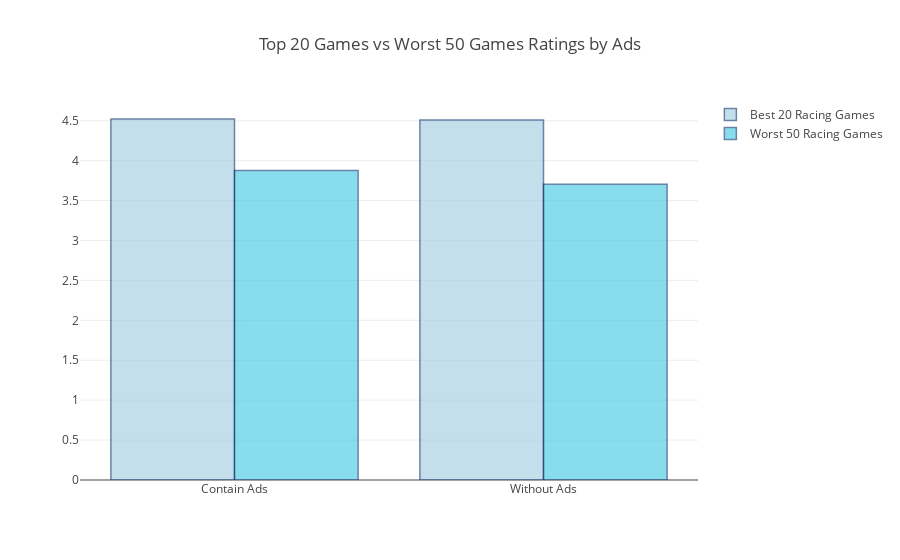

The notebook cell this image was saved under:
### Code cell
#Barchart for Ratings by Ads 

x = ['Contain Ads', 'Without Ads']
y = top20gameads.starrating.tolist()
y2 = bot50gameads.starrating.tolist()


trace1 = go.Bar(
    x=x,
    y=y,
    name = 'Best 20 Racing Games',
    marker=dict(
        color='rgb(158,202,225)',
        line=dict(
            color='rgb(8,48,107)',
            width=1.5),
        ),
    opacity=0.6
)


trace2 = go.Bar(
    x=x,
    y=y2,
    name = 'Worst 50 Racing Games',
    marker=dict(
        color='rgb(58,200,225)',
        line=dict(
            color='rgb(8,48,107)',
            width=1.5),
        ),
    opacity=0.6
)


layout = go.Layout(
    title='Top 20 Games vs Worst 50 Games Ratings by Ads',
)



data = [trace1,trace2]

fig = go.Figure(data=data, layout=layout)

py.offline.iplot(fig, filename='Top 20 Games vs Worst 50 Games Ratings by Ads')

### Figure 1 — Plotly figure (JSON) as saved in the notebook; plotly's stock layout.template omitted (floating-point values rounded to 4 significant figures)
{"data": [{"marker": {"color": "rgb(158,202,225)", "line": {"color": "rgb(8,48,107)", "width": 1.5}}, "name": "Best 20 Racing Games", "opacity": 0.6, "type": "bar", "x": ["Contain Ads", "Without Ads"], "y": [4.522, 4.509]}, {"marker": {"color": "rgb(58,200,225)", "line": {"color": "rgb(8,48,107)", "width": 1.5}}, "name": "Worst 50 Racing Games", "opacity": 0.6, "type": "bar", "x": ["Contain Ads", "Without Ads"], "y": [3.878, 3.704]}], "layout": {"title": "Top 20 Games vs Worst 50 Games Ratings by Ads"}}
